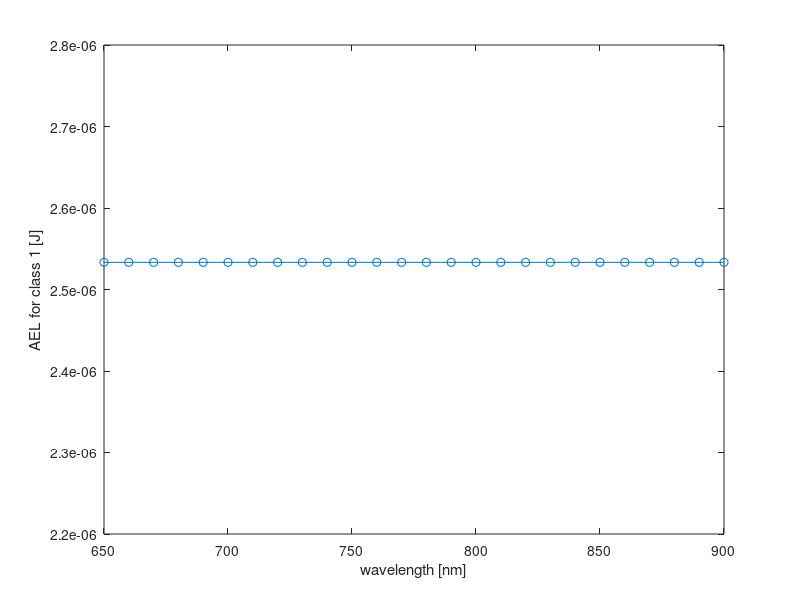

Write MATLAB code to recreate this figure.
%% Acessible Emission Limit (AEL) calculation following Flowchart B.1
% by jingjing Jiang, 2023.11.23

%% Start
% The default, simplified measurements in table 10 is not applicable 
% because C6 > 1
%% 5.4.3 Evaluation condition for extended sources
% wavelengths in the reginal hazard range (400 nm to 1400 nm)
% pulsed
% repetitively
%% choose class; select time base 4.3 e (class 1)
time_base = 100; % s, time base defined in 4.3 e) condition 2  
% emission duration to be considered for classification of laser products
% 2) 100 s for laser radiation of all wavelengths > 400 nm except for the
% cases listed in 1) and 3)
% 
%% determine AELsingle (4.3f) 
% ----------- Parameters for our system ------------ %
PRF = 80e6 % Hz pulse repetition frequency
t = 1 % exposure time s for one exposure
% see Note 1: AELsingle is determined on the duration of a single pulse
t_single = 5e-12 % second, 5ps, pulse duration
% ----------- Parameters for our system ------------ %

% estimate angle for a diffuse source, see 4.3 d
NA = 0.275 
%alpha = arcsin(NA) = 279 mrad  
ang = asin(NA) * 1000 % estimated mrad, > 100 mrad

ang_min = 1.5; % mrad

if t>0.25
    ang_max = 100; % for t>0.25  
elseif t <=0.25 && t> 625e-6 ;% 625 us - 0.25 s
    ang_max = 200 * t^0.5 ;% mrad
else % <625 us
    ang_max = 5; %mrad
end

% calculation for C6, from Table 9, for 400 nm to 1400 nm
if ang> ang_max % we always have the angle > ang_max, 
                % for other cases, the calculation is different
    C6 = ang_max / ang_min; % for ang > ang_max
end
wavList = [650 : 10: 900]; % wavelengths used



for iwav = 1:length(wavList) % max
    wv = wavList(iwav);
    %% calculate AEL for a single pulse 
    if t_single<1e-11 && t_single>=1e-13
            % from 4.3 f) repetitively pulsed or modulated lasers
        %  Table 4: extented sources (retinal hazard region 400 - 1400 nm)
        AELsingle = 3.8 * 10 ^(-8) * C6; % 400 to 1050 nm  J 
    end
%  
%% determine AELs.p.T, 4.3 f), requirement 2), see NOTE 1      
    if wv <=1050 && wv >= 700
        C4 = 10 ^(0.002 * (wv - 700));
        % C4 for 700 nm - 1050 nm, does not need this correction factor for < 700 nm
    else 
        C4 = 1;
    end
 
    T = time_base; % chosen time base from previous condition 
    N_T = T ./ PRF; % number of pulses in time T
    AEL_T = 7 * T ^0.75 * C4 * C6; % for 10 <=T <=100
    AELspT = AEL_T / N_T;  % J
    %%  table 2 Times below which pulse groups are summed
    Ti = 5 * 1e-6; %s for wav 400 - 1050 nm
    
    %% determine AELs.t.train
    % Do multiple pulses occur within the period Ti -> yes
    % determine AELspTrain, see Note 2
    % the sinple suplse duration is changed to Ti, the new value of AELsingle
    % is calculated.
    t_single_updated = Ti;
    AELsingle_updated = 7 * t_single_updated ^0.75 * C4 * C6; % 700 to 1050 nm  J 
    % this equation is for a time 5 × 10–6 to 1.3 × 10–5
    % the PRF is changed accordingly to determine the maxium allowed value of N
    % see 4.3 f), the new value of AELsingle is divided by the number of
    % original pulses contained in the period Ti before substituing the final
    % value of AEL single in equation for AELs.p.train
    
    numP_in_Ti = Ti * PRF;
    AELsingle_updated_divid = AELsingle_updated ./ numP_in_Ti;  % J
    C5 = 5 * numP_in_Ti^-0.25; % with a minimum value of C5 = 0,4.
    AELspTrain = AELsingle_updated_divid * C5;
    
    
    
    %% choose smallest value of AELsingle, AELspTrain, AELspT 
    AEL_min = min([AELsingle AELspT AELspTrain]);  %
    AEL_wav(iwav) = AEL_min;
end

%% plot AEL v.s. wav
figure
plot(wavList, AEL_wav,'o-')
xlabel('wavelength [nm]')
ylabel('AEL for class 1 [J]')
%% accessible emission level of a single pulse from our system
% < 0.5 mW at 725 nm
E_1s = 1; % mJ
EEL_sp = E_1s ./ PRF;
